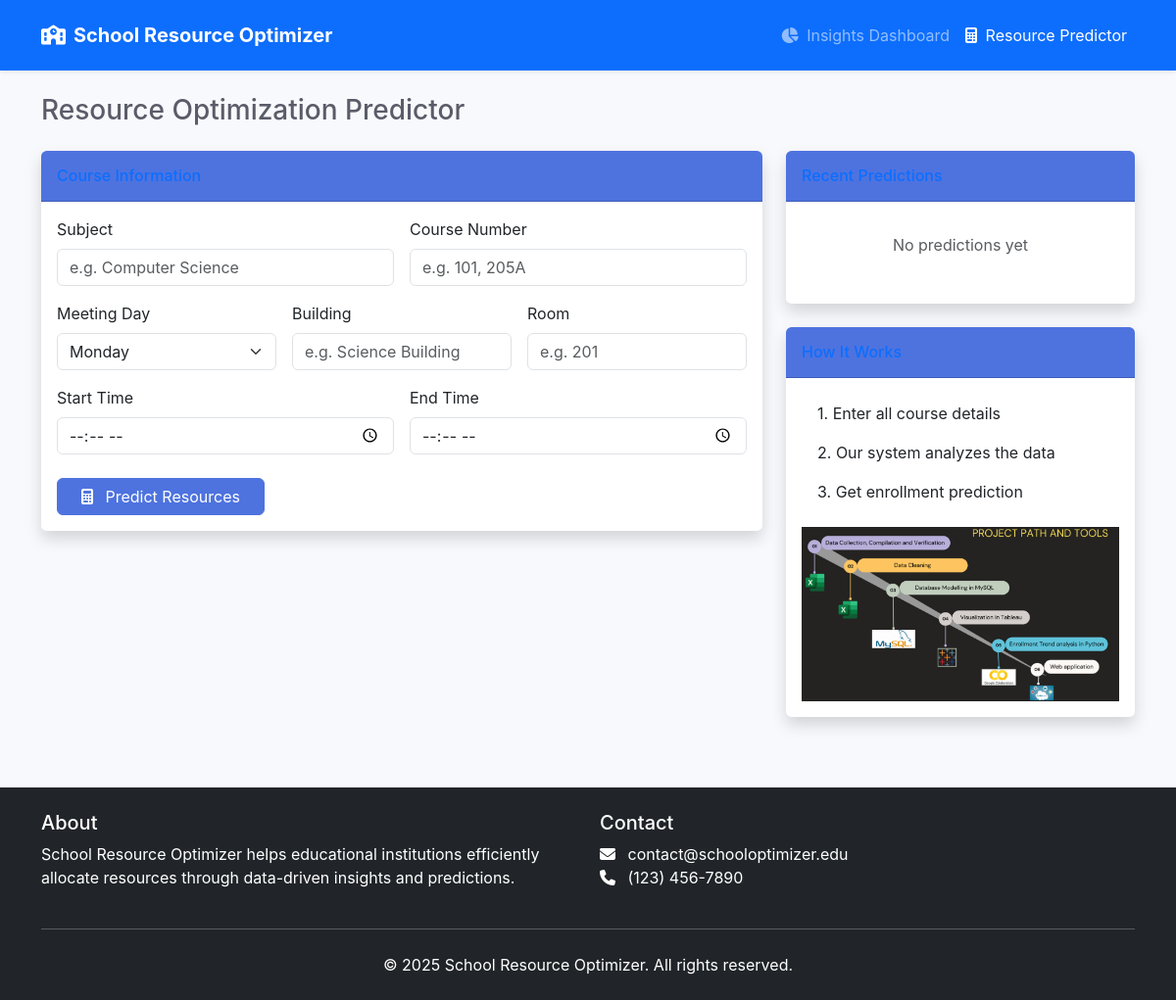
Page /predict/ on the earlier database version.
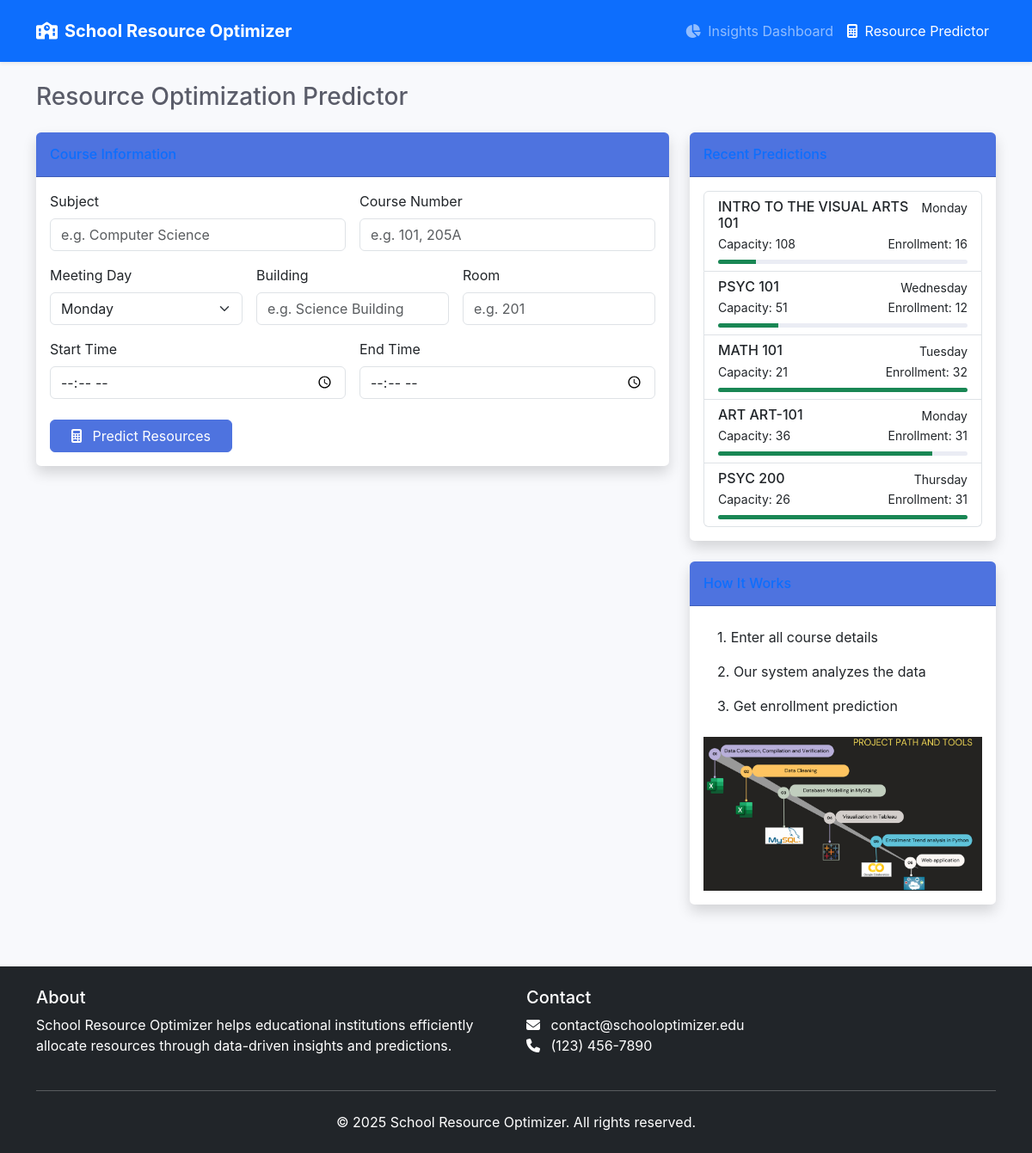
Same page on the later database version.
### dashboard/models.py (models this page shows, shortened)
class CourseData(models.Model):
    DAY_CHOICES = [
        ('MON', 'Monday'),
        ('TUE', 'Tuesday'),
        ('WED', 'Wednesday'),
        ('THU', 'Thursday'),
        ('FRI', 'Friday'),
        ('SAT', 'Saturday'),
        ('SUN', 'Sunday'),
    ]
    subject = models.CharField(max_length=50)
    course_number = models.CharField(max_length=10)
    meeting_day = models.CharField(max_length=10, choices=DAY_CHOICES)
    room_capacity = models.IntegerField()
    predicted_enrollment = models.IntegerField()
    seats_available = models.IntegerField()
    building = models.CharField(max_length=50)
    room = models.CharField(max_length=10)
    begin_time = models.TimeField()
    end_time = models.TimeField()
    created_at = models.DateTimeField(default=timezone.now)
    class Meta:
        ordering = ['-created_at']
        verbose_name = 'Course Prediction'
        verbose_name_plural = 'Course Predictions'

### dashboard/views.py (the view, shortened to what this page needs)
# urls.py: path('predict/', PredictionView.as_view(), name='prediction'),
class PredictionView(View):
    template_name = 'dashboard/prediction.html'
    predictor = ResourcePredictor()
    def get(self, request):
        try:
            form = PredictionForm()
            recent_predictions = CourseData.objects.all().order_by('-created_at')[:5]
            context = {
                'form': form,
                'recent_predictions': recent_predictions,
            }
            return render(request, self.template_name, context)
        except Exception as e:
            logger.error(f"Error in PredictionView GET: {str(e)}")
            messages.error(request, "An error occurred while loading the prediction form.")
            return render(request, self.template_name, {'form': PredictionForm()})

### dashboard/templates/dashboard/prediction.html (shortened to what this page needs)
{% extends "dashboard/base.html" %}
{% load static %}
{% block content %}
<div class="container">
    <div class="d-sm-flex align-items-center justify-content-between mb-4">
        <h1 class="h3 mb-0 text-gray-800">Resource Optimization Predictor</h1>
    </div>
    <div class="row">
        <div class="col-lg-8">
            <div class="card shadow mb-4">
                <div class="card-header py-3">
                    <h6 class="m-0 font-weight-bold text-primary">Course Information</h6>
                </div>
                <div class="card-body">
                    <form method="post" class="needs-validation" novalidate>
                        <div class="row g-3">
                            <div class="col-md-6">
                                <label for="id_subject" class="form-label">Subject</label>
                                {{ form.subject }}
                            </div>
                            <div class="col-md-6">
                                <label for="id_course_number" class="form-label">Course Number</label>
                                {{ form.course_number }}
                            </div>
                            <div class="col-md-4">
                                <label for="id_meeting_day" class="form-label">Meeting Day</label>
                                {{ form.meeting_day }}
                            </div>
                            <div class="col-md-4">
                                <label for="id_building" class="form-label">Building</label>
                                {{ form.building }}
                            </div>
                            <div class="col-md-4">
                                <label for="id_room" class="form-label">Room</label>
                                {{ form.room }}
                            </div>
                            <div class="col-md-6">
                                <label for="id_begin_time" class="form-label">Start Time</label>
                                {{ form.begin_time }}
                            </div>
                            <div class="col-md-6">
                                <label for="id_end_time" class="form-label">End Time</label>
                                {{ form.end_time }}
                            </div>
                        </div>
                        <div class="mt-4">
                            <button class="btn btn-primary px-4" type="submit">
                                <i class="fas fa-calculator me-2"></i> Predict Resources
                            </button>
                        </div>
                    </form>
                </div>
            </div>
        </div>
        <div class="col-lg-4">
            <div class="card shadow mb-4">
                <div class="card-header py-3">
                    <h6 class="m-0 font-weight-bold text-primary">Recent Predictions</h6>
                </div>
                <div class="card-body">
                    <div class="list-group">
                        {% for pred in recent_predictions %}
                        <a href="#" class="list-group-item list-group-item-action">
                            <div class="d-flex w-100 justify-content-between">
                                <h6 class="mb-1">{{ pred.subject }} {{ pred.course_number }}</h6>
                                <small>{{ pred.get_meeting_day_display }}</small>
                            </div>
                            <div class="d-flex justify-content-between">
                                <small>Capacity: {{ pred.room_capacity }}</small>
                                <small>Enrollment: {{ pred.predicted_enrollment }}</small>
                            </div>
                            <div class="progress mt-2" style="height: 5px;">
                                {% widthratio pred.predicted_enrollment pred.room_capacity 100 as utilization %}
                                <div class="progress-bar
                                {% if utilization > 90 %}bg-danger
                                {% elif utilization > 70 %}bg-warning
                                {% else %}bg-success{% endif %}"
                                role="progressbar" style="width: {{ utilization }}%"
                                aria-valuenow="{{ utilization }}"
                                aria-valuemin="0" aria-valuemax="100">
                            </div>
                            </div>
                        </a>
                        {% empty %}
                        <div class="text-center py-3">
                            <p class="text-muted">No predictions yet</p>
                        </div>
                        {% endfor %}
                    </div>
                </div>
            </div>
            <div class="card shadow">
                <div class="card-header py-3">
                    <h6 class="m-0 font-weight-bold text-primary">How It Works</h6>
                </div>
                <div class="card-body">
                    <ol class="list-group list-group-numbered">
                        <li class="list-group-item border-0">Enter all course details</li>
                        <li class="list-group-item border-0">Our system analyzes the data</li>
                        <li class="list-group-item border-0">Get enrollment prediction</li>
                    </ol>
                    <div class="mt-3 text-center">
                        <img src="{% static 'dashboard/images/ai-process.png' %}" alt="AI Process" class="img-fluid">
                    </div>
                </div>
            </div>
        </div>
    </div>
</div>
{% endblock %}

### dashboard/templates/dashboard/base.html (shortened to what this page needs)
{% load static %}
<!DOCTYPE html>
<html lang="en">
<head>
    <link href="https://cdn.jsdelivr.net/npm/bootstrap@5.3.0/dist/css/bootstrap.min.css" rel="stylesheet">
    <link rel="stylesheet" href="https://cdnjs.cloudflare.com/ajax/libs/font-awesome/6.4.0/css/all.min.css">
    <link rel="stylesheet" href="{% static 'dashboard/css/style.css' %}">
</head>
<body>
    <nav class="navbar navbar-expand-lg navbar-dark bg-primary shadow-sm">
        <div class="container">
            <a class="navbar-brand fw-bold" href="{% url 'home' %}">
                <i class="fas fa-school me-2"></i>School Resource Optimizer
            </a>
            <div class="collapse navbar-collapse" id="navbarNav">
                <ul class="navbar-nav ms-auto">
                    <li class="nav-item">
                        <a class="nav-link {% if request.path == '/' %}active{% endif %}" href="{% url 'home' %}">
                            <i class="fas fa-chart-pie me-1"></i> Insights Dashboard
                        </a>
                    </li>
                    <li class="nav-item">
                        <a class="nav-link {% if 'predict' in request.path %}active{% endif %}" href="{% url 'prediction' %}">
                            <i class="fas fa-calculator me-1"></i> Resource Predictor
                        </a>
                    </li>
                </ul>
            </div>
        </div>
    </nav>
    <main class="py-4">
        {% block content %}{% endblock %}
    </main>
    <footer class="bg-dark text-white py-4 mt-5">
        <div class="container">
            <div class="row">
                <div class="col-md-6">
                    <h5>About</h5>
                    <p>School Resource Optimizer helps educational institutions efficiently allocate resources through data-driven insights and predictions.</p>
                </div>
                <div class="col-md-6">
                    <h5>Contact</h5>
                    <ul class="list-unstyled">
                        <li><i class="fas fa-envelope me-2"></i> contact@schooloptimizer.edu</li>
                        <li><i class="fas fa-phone me-2"></i> (123) 456-7890</li>
                    </ul>
                </div>
            </div>
            <hr class="my-4 bg-light">
            <div class="text-center">
                <p class="mb-0">&copy; {% now "Y" %} School Resource Optimizer. All rights reserved.</p>
            </div>
        </div>
    </footer>
</body>
</html>

### dashboard/static/dashboard/css/style.css (style rules this page uses)
:root { --primary-color: #4e73df; --secondary-color: #f8f9fc; --accent-color: #2e59d9; --text-color: #5a5c69; --primary-light: #e6e9f8; --success-light: #e1f5eb; --info-light: #e6f3ff; }
body { font-family: 'Nunito', -apple-system, BlinkMacSystemFont, 'Segoe UI', Roboto, 'Helvetica Neue', Arial, sans-serif; color: var(--text-color); background-color: #f8f9fc; }
.navbar { padding: 1rem 0; box-shadow: 0 0.15rem 1.75rem 0 rgba(58, 59, 69, 0.15); }
.navbar-brand { font-size: 1.25rem; }
.card { border: none; border-radius: 0.35rem; box-shadow: 0 0.15rem 1.75rem 0 rgba(58, 59, 69, 0.1); transition: transform 0.3s ease; }
.card-header { background-color: var(--primary-color); color: white; border-radius: 0.35rem 0.35rem 0 0 !important; }
.btn-primary { background-color: var(--primary-color); border-color: var(--primary-color); }
.progress { background-color: #eaecf4; }

Differences in the rows shown:
added CourseData: subject "INTRO TO THE VISUAL ARTS", course_number "101", meeting_day "Monday", room_capacity "108", predicted_enrollment "16", {{ utilization }} 15 (drawn)
added CourseData: subject "PSYC", course_number "101", meeting_day "Wednesday", room_capacity "51", predicted_enrollment "12", {{ utilization }} 24 (drawn)
added CourseData: subject "MATH", course_number "101", meeting_day "Tuesday", room_capacity "21", predicted_enrollment "32", {{ utilization }} 152 (drawn)
now on this page (row unchanged): CourseData: subject "ART", course_number "ART-101", meeting_day "Monday", room_capacity "36", predicted_enrollment "31", {{ utilization }} 86 (drawn)
now on this page (row unchanged): CourseData: subject "PSYC", course_number "200", meeting_day "Thursday", room_capacity "26", predicted_enrollment "31", {{ utilization }} 119 (drawn)
Other differences:
text no longer shown: "No predictions yet"
